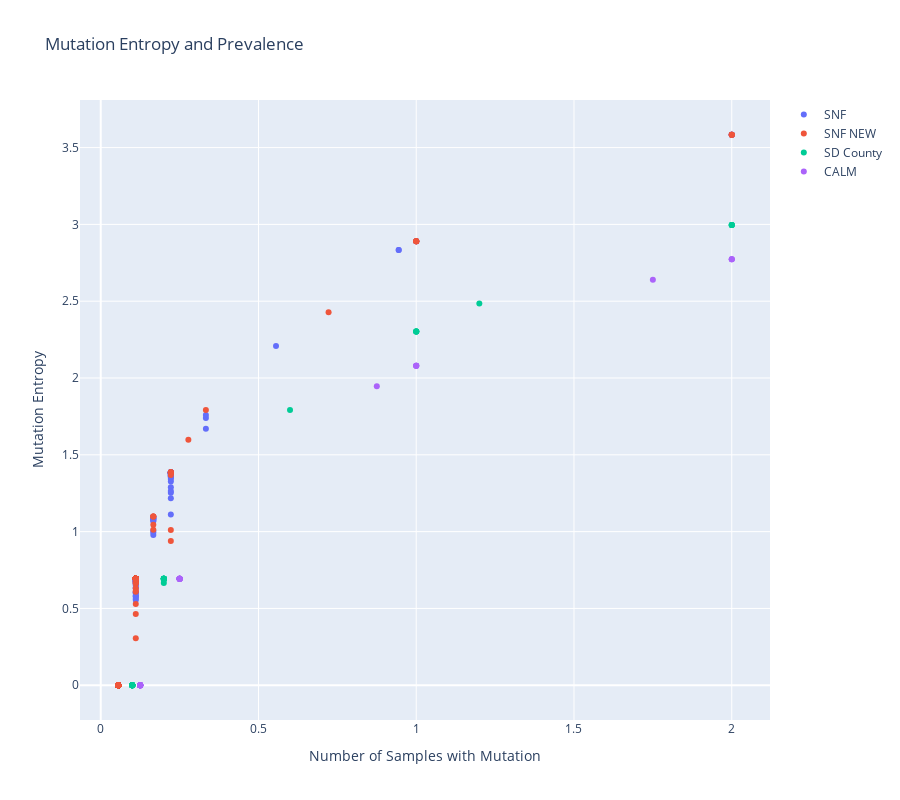

Notebook code for this chart:
### Code cell
# Mutation Prevalence versus Diversity
def generate_entropy_plot(mdf: pd.DataFrame):
    fig = go.Figure()
    locations = mdf['outbreak'].unique()
    for loc in locations:
        fig.add_trace(go.Scatter(
            x=mdf.loc[mdf['outbreak']==loc, 'count_normed'],
            y=mdf.loc[mdf['outbreak']==loc, 'entropy'],
            mode='markers',
            text=mdf.loc[mdf['outbreak']==loc, ['POS', 'ref', 'alts', 'ref_aa', 'alts_aa']],
            hovertemplate =
            "POS: <b>%{text[0]}</b><br>" +
            "REF: <b>%{text[1]}</b><br>" + 
            "ALTS: <b>%{text[2]}</b><br>" +
            "REF_AA: <b>%{text[3]}</b><br>" +
            "ALTS_AA: <b>%{text[4]}</b><br>",
            name=f'{loc}'
        ))

    fig.update_layout(title=f'Mutation Entropy and Prevalence',
              xaxis_title="Number of Samples with Mutation",
              yaxis_title="Mutation Entropy",
              template='plotly',
              height=800)
    return fig

fig = generate_entropy_plot(mdf)
fig.show()
